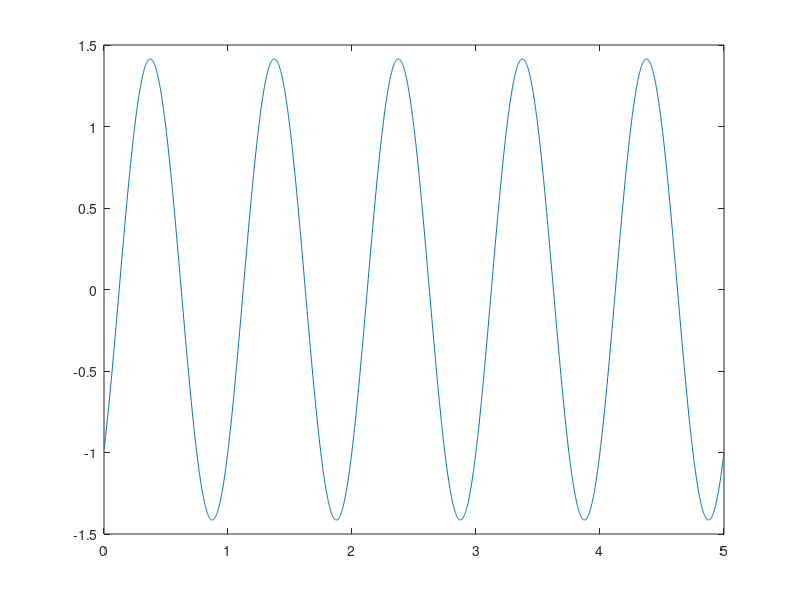

The MATLAB source for this figure:
%oscilador armónico por diferencias finitas.
%
clc
clear all
N=2000;
t=linspace(0,5,N);%intrvalo de tiempo en 100 partes
%
CI=[-1 2*pi];% condiciones iniciales
h=(t(N)-t(1))/N; %paso de las diferencias finitas
w=2*pi; %frecuencia angular del oscilador
% definiendo la matrix de diferencias finitas
M=zeros(N);
M(1,1)=2;
for i=2:N%filas
    for j=1:N%columnas
      if ((i == j) || (i-j)==2)%operador o logico (OR)
            M(i,j) =1;
        elseif (i-j) == 1
            M(i,j) = h^2*w^2-2;
      end         
    end
end
%        
v=zeros(N,1);%vector independiente
v(1)=2*h*CI(2)-(h^2*w^2-2)*CI(1);
v(2)=-CI(1);
x=linsolve(M,v);%soluciona el sistema de ecuaciones lineales M.x=v
plot(t,x)
